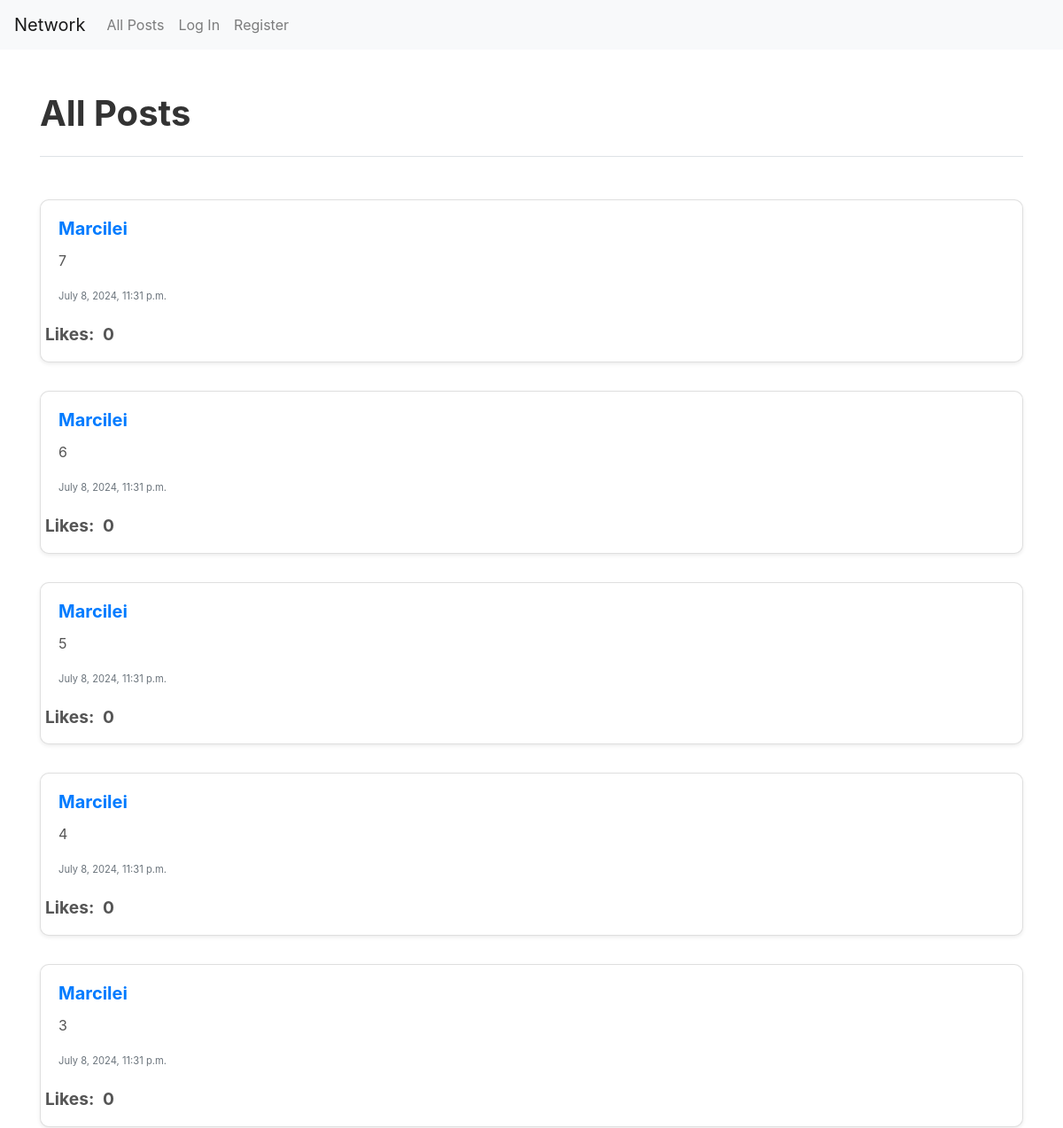
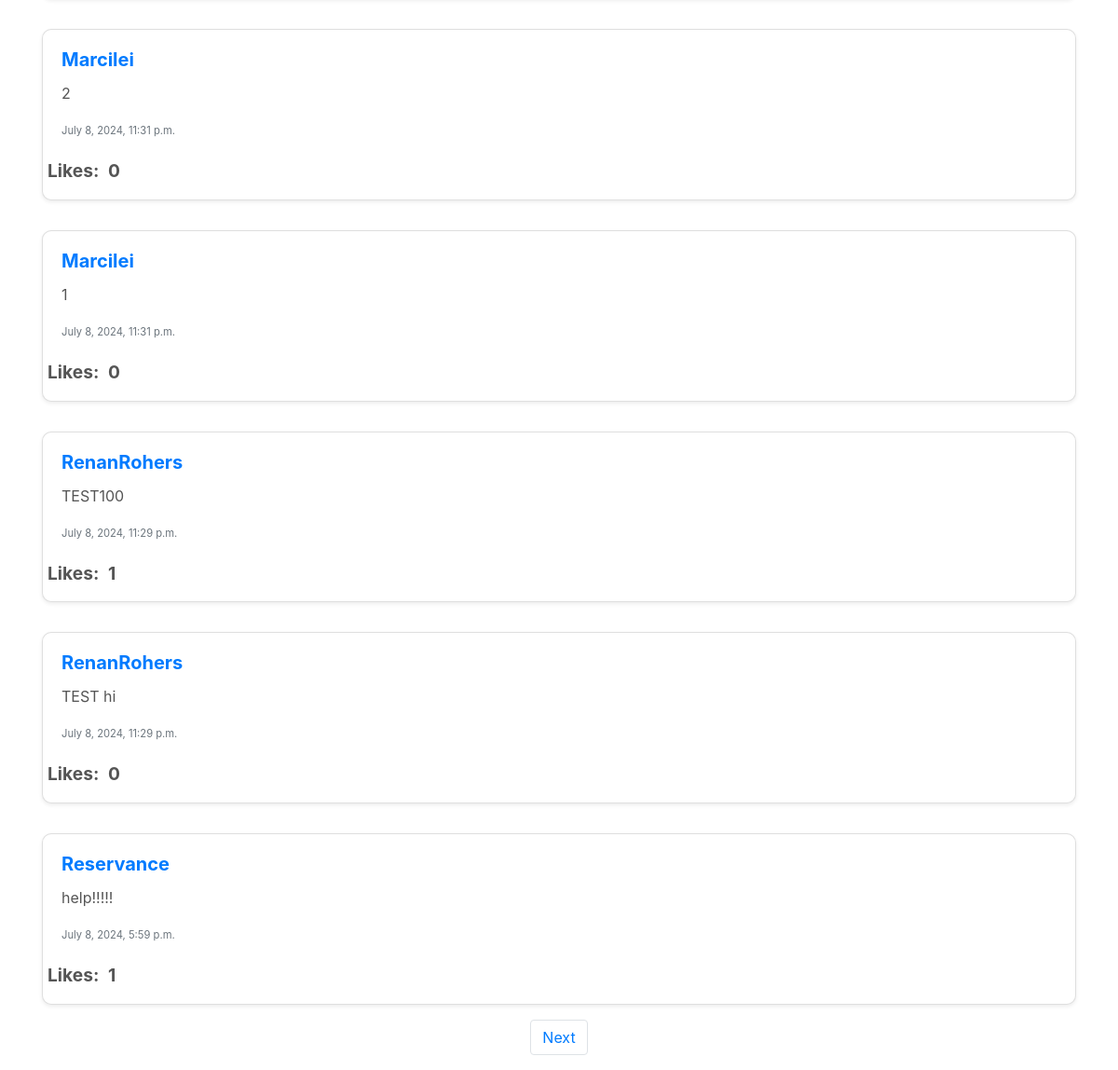
The page / on the database its author committed (2 pictures, top to bottom).
### network/models.py (models this page shows, shortened)
class Post(models.Model):
    user = models.ForeignKey("User", on_delete=models.CASCADE, related_name="post_user")
    text = models.CharField(max_length=255)
    timestamp = models.DateTimeField(auto_now_add=True)

class User(AbstractUser):
    pass

### network/views.py (the view)
# urls.py: path("", views.index, name="index"),
def index(request):
    all_posts = Post.objects.all().order_by("id").reverse()
    paginator = Paginator(all_posts,10)
    page_number = request.GET.get('page')
    page_posts = paginator.get_page(page_number)
    user = request.user
    likes = Like.objects.all()
    liked_posts = []
    try:
        for like in likes:
            if like.user == user:
                liked_posts.append(like.post)
    except:
        liked_posts = []
    return render(request, "network/index.html",{
        "posts": all_posts,
        "page_posts": page_posts,
        "liked_posts": liked_posts,
        "likes": likes
    })

### network/templates/network/index.html (shortened to what this page needs)
{% extends "network/layout.html" %}
{% block body %}
    <div class="container mt-5">
        <div class="section-header d-flex justify-content-between align-items-center pb-3 border-bottom">
            <h1>All Posts</h1>
        </div>
    </div>
    <div class="container mt-5">
        <div class="posts-container">
            {% for post in page_posts %}
                <div class="post-card card mb-3 shadow-sm">
                    <div id="post" class="card-body">
                        <h5 class="card-title"><a href="{% url 'profile' id=post.user.id %}">{{ post.user.username }}</a></h5>
                        <div id="text-container-{{ post.id }}">
                            <p class="card-text" id="post-text-{{ post.id }}">{{ post.text }}</p>
                        </div>
                        <p class="card-text text-muted"><small>{{ post.timestamp }}</small></p>
                    </div>
                    {% if user == post.user %}
                        <div class="text-right button-container">
                            <button class="btn btn-primary edit-button" data-post_id="{{ post.id }}">Edit</button>
                        </div>
                        <p class="like-count">Likes: <span class="like-count" id="like-count-{{ post.id }}">{{ post.liked_post.count }}</span></p>
                    {% else %}
                    <p class="like-count">Likes: <span class="like-count" id="like-count-{{ post.id }}">{{ post.liked_post.count }}</span></p>
                    {% endif %}
                </div>
            {% endfor %}
        </div>
        <div class="nav-container">
            <nav aria-label="Page navigation example">
                <ul class="pagination">
                    {% if page_posts.has_next %}
                        <li class="page-item"><a class="page-link" href="?page={{ page_posts.next_page_number }}">Next</a></li>
                    {% endif %}
                </ul>
            </nav>
        </div>
    </div>
{% endblock %}

### network/templates/network/layout.html (shortened to what this page needs)
{% load static %}
<!DOCTYPE html>
<html lang="en">
    <head>
        <link rel="stylesheet" href="https://stackpath.bootstrapcdn.com/bootstrap/4.4.1/css/bootstrap.min.css">
        <link href="{% static 'network/styles.css' %}" rel="stylesheet">
        <link rel="stylesheet" href="https://cdnjs.cloudflare.com/ajax/libs/bootstrap-icons/1.9.1/font/bootstrap-icons.min.css">
    </head>
    <body>
        <nav class="navbar navbar-expand-lg navbar-light bg-light">
            <a class="navbar-brand" href="#">Network</a>
            <div>
              <ul class="navbar-nav mr-auto">
                <li class="nav-item">
                  <a class="nav-link" href="{% url 'index' %}">All Posts</a>
                </li>
                {% if user.is_authenticated %}
                    <li class="nav-item">
                        <a class="nav-link" href="{% url 'following' %}">Following</a>
                    </li>
                    <li class="nav-item">
                        <a class="nav-link" href="{% url 'logout' %}">Log Out</a>
                    </li>
                {% else %}
                    <li class="nav-item">
                        <a class="nav-link" href="{% url 'login' %}">Log In</a>
                    </li>
                    <li class="nav-item">
                        <a class="nav-link" href="{% url 'register' %}">Register</a>
                    </li>
                {% endif %}
              </ul>
            </div>
          </nav>
        <div class="body">
            {% block body %}
            {% endblock %}
        </div>
    </body>
</html>

### network/static/network/styles.css (style rules this page uses)
.posts-container { display: flex; flex-direction: column; gap: 1rem; }
.post-card { border-radius: 10px; transition: transform 0.2s; }
.post-card .card-title { font-weight: bold; color: #333; }
.post-card .card-text { font-size: 1rem; color: #555; }
.post-card .text-muted { font-size: 0.875rem; }
.nav-container { display: flex; justify-content: center; }
.section-header { border-bottom: 1px solid #ccc; padding-bottom: 1rem; }
.section-header h1 { font-size: 2.5rem; font-weight: bold; color: #333; }
.like-count { display: inline-block; margin-left: 5px; font-size: 1.2rem; color: #555555; margin-left: 5px; font-weight: bold; }

### rows shown on the page
Post: user.username "Marcilei", text "7", timestamp "July 8, 2024, 11:31 p.m.", liked_post.count "0"
Post: user.username "Marcilei", text "6", timestamp "July 8, 2024, 11:31 p.m.", liked_post.count "0"
Post: user.username "Marcilei", text "5", timestamp "July 8, 2024, 11:31 p.m.", liked_post.count "0"
Post: user.username "Marcilei", text "4", timestamp "July 8, 2024, 11:31 p.m.", liked_post.count "0"
Post: user.username "Marcilei", text "3", timestamp "July 8, 2024, 11:31 p.m.", liked_post.count "0"
Post: user.username "Marcilei", text "2", timestamp "July 8, 2024, 11:31 p.m.", liked_post.count "0"
Post: user.username "Marcilei", text "1", timestamp "July 8, 2024, 11:31 p.m.", liked_post.count "0"
Post: user.username "RenanRohers", text "TEST100", timestamp "July 8, 2024, 11:29 p.m.", liked_post.count "1"
Post: user.username "RenanRohers", text "TEST hi", timestamp "July 8, 2024, 11:29 p.m.", liked_post.count "0"
Post: user.username "Reservance", text "help!!!!!", timestamp "July 8, 2024, 5:59 p.m.", liked_post.count "1"
